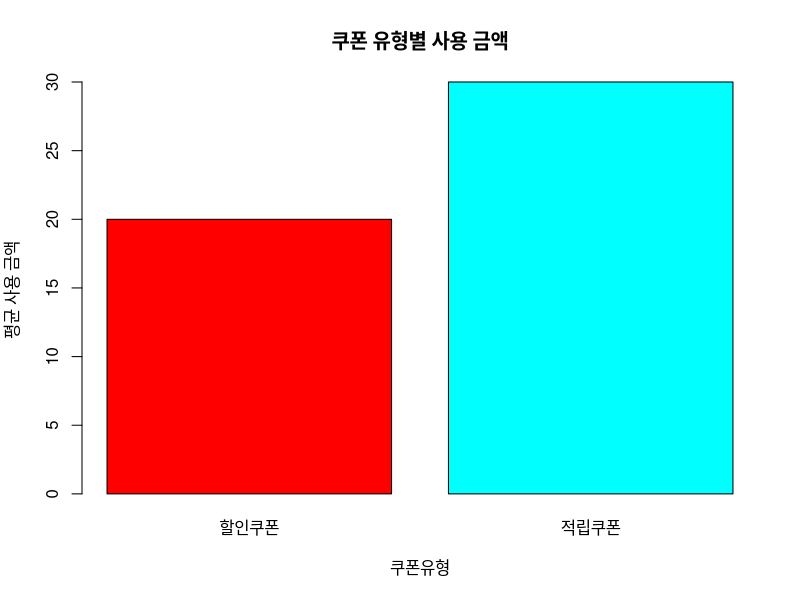
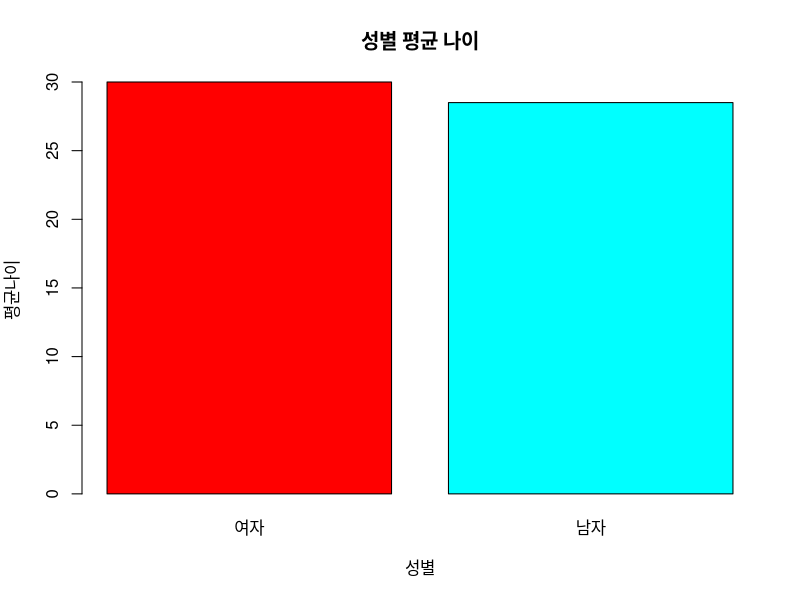

R code for these plots, in order: (Note: this script raises an error after producing the figures.)
### tapply

data <- read.csv('mydata.csv', header=TRUE)

unique(data$coupon)
data$coupon2 <- factor(data$coupon, levels=c(1,2), labels=c('할인쿠폰', '적립쿠폰'))

# data$coupon2 기준으로 그룹핑하여 data$amount값의 mean을 구함
ta <- tapply(data$amount, data$coupon2, mean)
barplot(ta, col=rainbow(length(ta)), main='쿠폰 유형별 사용 금액', xlab='쿠폰유형', ylab='평균 사용 금액')

data$gender2 <- factor(data$gender, levels=c('F', 'M'), labels=c('여자', '남자'))
tgender <- tapply(data$age, data$gender2, mean)
barplot(tgender, col=rainbow(length(ta)), main='성별 평균 나이', xlab='성별', ylab='평균나이')


### merge
df_kor = data.frame(id=c(1,2,3), kor=c(95, 90, 75))
df_eng = data.frame(id=c(1,2,4), eng=c(80, 75, 88))

df_user = merge(df_kor, df_eng, by.x='id', by.y='id')
df_user
df_all = merge(df_kor, df_eng, by.x='id', by.y='id', all=TRUE)
df_all

df_all$kor <- ifelse(is.na(df_all$kor), 60, df_all$kor)
df_all$eng <- ifelse(is.na(df_all$eng), 50, df_all$eng)
df_all
class(df_all)


### plyr-join
install.packages('plyr')
library(plyr)

data1 = data.frame(id=c(1,2,3,4,5), kor=c(60,75,80,60,70))
data2 = data.frame(id=c(5,4,1,3,2), eng=c(55,73,60,55,80))
result = join(data1, data2, by='id')
result

data1 = data.frame(id=c(1,2,3,4,6), kor=c(60,75,80,60,70))
data2 = data.frame(id=c(5,4,1,3,7), eng=c(55,73,60,55,80))
result = join(data1, data2, by='id')
result

result = join(data1, data2, by='id', type='inner')
result

result = join(data1, data2, by='id', type='full')
result


data01 <- data.frame(key1=c(1,1,2,2,3), key2=c('a', 'b', 'c', 'd', 'f'), val1=c(10,20,30,40,50))
data02 <- data.frame(key1=c(3,2,2,1,1), key2=c('e', 'd', 'c', 'b', 'a'), val2=c(500, 400, 300, 200, 100))
result <- join(data01, data02, by=c('key1', 'key2'))
result

result <- join(data01, data02, by=c('key1', 'key2'), type='inner')
result


df_kor <- data.frame(id=c(1,1,2), kor=c(95,90,75))
df_eng <- data.frame(id=c(1,2,2), eng=c(80,75,88))
result <- join(df_kor, df_eng, by='id', match='first')
result

result <- join(df_kor, df_eng, by='id', match='all')
result


### dply
install.packages('dplyr')
library('dplyr')

midexam <- data.frame(id=c(1,2,3,4,5), midterm=c(60,80,70,90,85))
finalexam <- data.frame(id=c(1,2,3,4,5), finalexam=c(70,83,65,95,80))
teacher <- data.frame(id=c(1,2,3,4,5), teacher=c('kim','lee', 'park', 'choi', 'jung'))
students <- left_join(midexam, finalexam, by='id')
students_new <- left_join(students, teacher, by='id')
head(students_new)

boy <- data.frame(name=c('김유신','이순신', '강감찬', '홍길동', '임꺽정'), test=c(60,65,70,75,80))
boy$name <- as.character(boy$name)
girl <- data.frame(name=c('유관순','조마리아', '황진이', '평강공주', '정순왕후'), test=c(44,55,66,77,88))
total <- bind_rows(boy, girl)
total

mean(total$test, na.rm=T)
students_new$semester <- tapply(students_new$midterm, students_new$finalexam, mean)
students_new
result <- select(students_new, c(id, semester))
result
result <- select(students_new, -c(midterm, finalexam))
result
result <- students_new %>% filter(id != 1) %>% select(c(id, semester))
result
result <- select(head(total, 6), c(name, test))
result
result <- students_new %>% arrange(semester)
result
result <- students_new %>% arrange(desc(semester))
result

newdata <- students_new %>% mutate(total=midterm+finalexam, average=total/2, result=ifelse(average >= 60.0, 'pass', 'fail'))
newdata
result <- newdata %>% arrange(total)
result

mean_mid <- mean(newdata$midterm)
mean_mid

result <- newdata %>% group_by(ban) %>% summarise(avgkor=mean(kor, na.rm=TRUE), sumeng=sum(eng, na.rm=TRUE), su=n())
mode(result)
class(result)


### reshape
install.packages('reshape')
library('reshape')

#?????
result <- rename(result, c(V1='name', V2='mid', V3='final', V4='total', V5='sum', V6='mean', V7='result'))
result <- rename(result, c(V1='id', V2='average', V3='result'))
result


### reshape2
install.packages('reshape2')
library('reshape2')

no <- c(1,1,2,2)
day <- c(1,2,1,2)
kor <- c(50,60,70,80)
eng <- c(70, 65, 60,55)
data <- data.frame(no, day, kor, eng)
data
mdata <- melt(data, id=c('no', 'day'))
mdata
dcast(mdata, no+day ~variable)
dcast(mdata, no ~variable+day)
dcast(mdata, no~variable, sum)
dcast(mdata, day~variable, mean)
dcast(mdata, no~day, mean)


## example - 07
